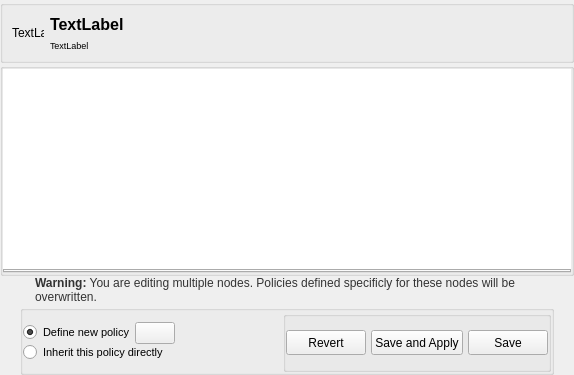
     <widget class="QFrame" name="framePolicy">
      <property name="sizePolicy">
       <sizepolicy hsizetype="Preferred" vsizetype="Preferred">
        <horstretch>5</horstretch>
        <verstretch>0</verstretch>
       </sizepolicy>
      </property>
      <layout class="QGridLayout" name="gridLayout_3">
       <property name="margin">
        <number>0</number>
       </property>
       <property name="spacing">
        <number>0</number>
       </property>
       <item row="1" column="0">
        <widget class="QFrame" name="frameInheritance">
         <property name="frameShape">
          <enum>QFrame::NoFrame</enum>
         </property>
         <property name="frameShadow">
          <enum>QFrame::Plain</enum>
         </property>
         <property name="lineWidth">
          <number>0</number>
         </property>
         <layout class="QGridLayout" name="gridLayout_6">
          <property name="margin">
           <number>0</number>
          </property>
          <property name="spacing">
           <number>0</number>
          </property>
          <item row="0" column="0">
           <widget class="QFrame" name="frameSingle">
            <property name="minimumSize">
             <size>
              <width>100</width>
              <height>0</height>
             </size>
            </property>
            <property name="frameShape">
             <enum>QFrame::NoFrame</enum>
            </property>
            <property name="frameShadow">
             <enum>QFrame::Raised</enum>
            </property>
            <layout class="QVBoxLayout" name="verticalLayout_3">
             <property name="spacing">
              <number>0</number>
             </property>
             <property name="margin">
              <number>0</number>
             </property>
             <item>
              <widget class="QGroupBox" name="groupNodeInfo">
               <property name="styleSheet">
                <string notr="true">#groupNodeInfo{
color:rgb(255,255,255);
/*qlineargradient(spread:pad, x1:0.5, y1:1, x2:0.5, y2:0, stop:0 rgba(183, 100, 124, 255), stop:0.0212465 rgba(91, 33, 50, 255), stop:0.521739 rgba(152, 86, 105, 255), stop:0.527174 rgba(155, 98, 115, 255), stop:0.983696 rgba(184, 141, 153, 255), stop:1 rgba(220, 173, 186, 255));*/


background: url(:/icons/internet256.png) no-repeat;

}</string>
               </property>
               <property name="title">
                <string/>
               </property>
               <property name="flat">
                <bool>true</bool>
               </property>
               <layout class="QHBoxLayout" name="horizontalLayout_5">
                <property name="bottomMargin">
                 <number>9</number>
                </property>
                <item>
                 <widget class="QLabel" name="pixmapNode">
                  <property name="minimumSize">
                   <size>
                    <width>32</width>
                    <height>32</height>
                   </size>
                  </property>
                  <property name="maximumSize">
                   <size>
                    <width>32</width>
                    <height>32</height>
                   </size>
                  </property>
                  <property name="text">
                   <string>TextLabel</string>
                  </property>
                  <property name="scaledContents">
                   <bool>true</bool>
                  </property>
                  <property name="indent">
                   <number>0</number>
                  </property>
                 </widget>
                </item>
                <item>
                 <layout class="QVBoxLayout" name="verticalLayout_2">
                  <item>
                   <widget class="QLabel" name="labelNode">
                    <property name="font">
                     <font>
                      <pointsize>12</pointsize>
                      <weight>75</weight>
                      <bold>true</bold>
                     </font>
                    </property>
                    <property name="text">
                     <string>TextLabel</string>
                    </property>
                   </widget>
                  </item>
                  <item>
                   <widget class="QLabel" name="labelNodeDesc">
                    <property name="font">
                     <font>
                      <pointsize>7</pointsize>
                      <weight>50</weight>
                      <bold>false</bold>
                     </font>
                    </property>
                    <property name="text">
                     <string>TextLabel</string>
                    </property>
                   </widget>
                  </item>
                 </layout>
                </item>
               </layout>
              </widget>
             </item>
            </layout>
           </widget>
          </item>
         </layout>
        </widget>
       </item>
       <item row="2" column="0">
        <widget class="QGroupBox" name="groupBox">
         <property name="title">
          <string/>
         </property>
         <property name="flat">
          <bool>true</bool>
         </property>
         <layout class="QGridLayout" name="gridLayout_15">
          <property name="margin">
           <number>0</number>
          </property>
          <property name="spacing">
           <number>0</number>
          </property>
          <item row="1" column="0">
           <widget class="QTabWidget" name="tabPolicy">
            <property name="currentIndex">
             <number>-1</number>
            </property>
            <property name="documentMode">
             <bool>false</bool>
            </property>
            <property name="movable">
             <bool>true</bool>
            </property>
           </widget>
          </item>
          <item row="0" column="0">
           <widget class="QTextBrowser" name="textLog">
            <property name="minimumSize">
             <size>
              <width>0</width>
              <height>200</height>
             </size>
            </property>
            <property name="font">
             <font>
              <pointsize>-1</pointsize>
              <underline>false</underline>
              <strikeout>false</strikeout>
             </font>
            </property>
            <property name="styleSheet">
             <string notr="true">#textLog {
        show-decoration-selected: 1; /* make the selection span the entire width of the view */
        color: #444444;
		border: 0px;
        font-size: 10px;
        text-decoration: none;
        background-color: qlineargradient(spread:pad, x1:0.5, y1:0, x2:0.516304,
            y2:0.653, stop:0 rgba(171, 171, 171, 255), stop:1 rgba(255, 255, 255, 220));
}</string>
            </property>
            <property name="frameShape">
             <enum>QFrame::NoFrame</enum>
            </property>
           </widget>
          </item>
         </layout>
        </widget>
       </item>
       <item row="4" column="0">
        <widget class="QFrame" name="frameButtons">
         <property name="minimumSize">
          <size>
           <width>0</width>
           <height>0</height>
          </size>
         </property>
         <property name="maximumSize">
          <size>
           <width>16777215</width>
           <height>70</height>
          </size>
         </property>
         <property name="frameShape">
          <enum>QFrame::NoFrame</enum>
         </property>
         <property name="frameShadow">
          <enum>QFrame::Raised</enum>
         </property>
         <layout class="QHBoxLayout" name="horizontalLayout">
          <property name="spacing">
           <number>0</number>
          </property>
          <property name="leftMargin">
           <number>20</number>
          </property>
          <property name="topMargin">
           <number>0</number>
          </property>
          <property name="rightMargin">
           <number>20</number>
          </property>
          <property name="bottomMargin">
           <number>0</number>
          </property>
          <item>
           <widget class="QGroupBox" name="framePolicyInherit">
            <property name="minimumSize">
             <size>
              <width>0</width>
              <height>70</height>
             </size>
            </property>
            <property name="maximumSize">
             <size>
              <width>16777215</width>
              <height>70</height>
             </size>
            </property>
            <property name="title">
             <string/>
            </property>
            <property name="flat">
             <bool>true</bool>
            </property>
            <layout class="QGridLayout" name="gridLayout_5">
             <property name="horizontalSpacing">
              <number>10</number>
             </property>
             <property name="verticalSpacing">
              <number>0</number>
             </property>
             <property name="margin">
              <number>0</number>
             </property>
             <item row="0" column="4" rowspan="4">
              <widget class="QGroupBox" name="groupBox_7">
               <property name="title">
                <string/>
               </property>
               <property name="flat">
                <bool>true</bool>
               </property>
               <layout class="QHBoxLayout" name="horizontalLayout_8">
                <property name="spacing">
                 <number>5</number>
                </property>
                <property name="leftMargin">
                 <number>0</number>
                </property>
                <property name="topMargin">
                 <number>5</number>
                </property>
                <property name="rightMargin">
                 <number>0</number>
                </property>
                <property name="bottomMargin">
                 <number>5</number>
                </property>
                <item>
                 <spacer name="horizontalSpacer">
                  <property name="orientation">
                   <enum>Qt::Horizontal</enum>
                  </property>
                  <property name="sizeHint" stdset="0">
                   <size>
                    <width>0</width>
                    <height>0</height>
                   </size>
                  </property>
                 </spacer>
                </item>
                <item>
                 <widget class="QPushButton" name="pushReset">
                  <property name="minimumSize">
                   <size>
                    <width>0</width>
                    <height>25</height>
                   </size>
                  </property>
                  <property name="maximumSize">
                   <size>
                    <width>16777215</width>
                    <height>25</height>
                   </size>
                  </property>
                  <property name="text">
                   <string>Revert</string>
                  </property>
                  <property name="icon">
                   <iconset resource="data.qrc">
                    <normaloff>:/icons/reset32.png</normaloff>:/icons/reset32.png</iconset>
                  </property>
                 </widget>
                </item>
                <item>
                 <widget class="QPushButton" name="pushApply">
                  <property name="minimumSize">
                   <size>
                    <width>0</width>
                    <height>25</height>
                   </size>
                  </property>
                  <property name="maximumSize">
                   <size>
                    <width>16777215</width>
                    <height>25</height>
                   </size>
                  </property>
                  <property name="text">
                   <string>Save and Apply</string>
                  </property>
                  <property name="icon">
                   <iconset resource="data.qrc">
                    <normaloff>:/icons/apply32.png</normaloff>:/icons/apply32.png</iconset>
                  </property>
                 </widget>
                </item>
                <item>
                 <widget class="QPushButton" name="pushSave">
                  <property name="minimumSize">
                   <size>
                    <width>0</width>
                    <height>25</height>
                   </size>
                  </property>
                  <property name="maximumSize">
                   <size>
                    <width>16777215</width>
                    <height>25</height>
                   </size>
                  </property>
                  <property name="text">
                   <string>Save</string>
                  </property>
                  <property name="icon">
                   <iconset resource="data.qrc">
                    <normaloff>:/icons/apply32.png</normaloff>:/icons/apply32.png</iconset>
                  </property>
                 </widget>
                </item>
               </layout>
              </widget>
             </item>
             <item row="2" column="0">
              <widget class="QRadioButton" name="radioPolicyInherit">
               <property name="sizePolicy">
                <sizepolicy hsizetype="Expanding" vsizetype="Fixed">
                 <horstretch>0</horstretch>
                 <verstretch>0</verstretch>
                </sizepolicy>
               </property>
               <property name="minimumSize">
                <size>
                 <width>250</width>
                 <height>17</height>
                </size>
               </property>
               <property name="maximumSize">
                <size>
                 <width>16777215</width>
                 <height>17</height>
                </size>
               </property>
               <property name="font">
                <font>
                 <pointsize>8</pointsize>
                </font>
               </property>
               <property name="text">
                <string>Inherit this policy directly</string>
               </property>
               <property name="icon">
                <iconset resource="data.qrc">
                 <normaloff>:/icons/screens48.png</normaloff>:/icons/screens48.png</iconset>
               </property>
               <property name="checked">
                <bool>false</bool>
               </property>
              </widget>
             </item>
             <item row="1" column="0">
              <layout class="QHBoxLayout" name="horizontalLayout_2">
               <property name="bottomMargin">
                <number>0</number>
               </property>
               <item>
                <widget class="QRadioButton" name="radioPolicyNoInherit">
                 <property name="sizePolicy">
                  <sizepolicy hsizetype="Fixed" vsizetype="Fixed">
                   <horstretch>0</horstretch>
                   <verstretch>0</verstretch>
                  </sizepolicy>
                 </property>
                 <property name="minimumSize">
                  <size>
                   <width>0</width>
                   <height>17</height>
                  </size>
                 </property>
                 <property name="maximumSize">
                  <size>
                   <width>16777215</width>
                   <height>17</height>
                  </size>
                 </property>
                 <property name="font">
                  <font>
                   <pointsize>8</pointsize>
                  </font>
                 </property>
                 <property name="text">
                  <string>Define new policy</string>
                 </property>
                 <property name="icon">
                  <iconset resource="data.qrc">
                   <normaloff>:/icons/new32.png</normaloff>:/icons/new32.png</iconset>
                 </property>
                 <property name="checked">
                  <bool>true</bool>
                 </property>
                </widget>
               </item>
               <item>
                <widget class="QPushButton" name="pushCopyPolicy">
                 <property name="toolTip">
                  <string>Inherit policies from parent</string>
                 </property>
                 <property name="text">
                  <string/>
                 </property>
                 <property name="icon">
                  <iconset resource="data.qrc">
                   <normaloff>:/icons/favorites.png</normaloff>:/icons/favorites.png</iconset>
                 </property>
                </widget>
               </item>
               <item>
                <spacer name="horizontalSpacer_2">
                 <property name="orientation">
                  <enum>Qt::Horizontal</enum>
                 </property>
                 <property name="sizeHint" stdset="0">
                  <size>
                   <width>40</width>
                   <height>20</height>
                  </size>
                 </property>
                </spacer>
               </item>
              </layout>
             </item>
            </layout>
           </widget>
          </item>
         </layout>
        </widget>
       </item>
       <item row="3" column="0">
        <widget class="QFrame" name="frameMulti">
         <property name="minimumSize">
          <size>
           <width>0</width>
           <height>29</height>
          </size>
         </property>
         <property name="maximumSize">
          <size>
           <width>16777215</width>
           <height>35</height>
          </size>
         </property>
         <property name="styleSheet">
          <string notr="true"/>
         </property>
         <property name="frameShape">
          <enum>QFrame::NoFrame</enum>
         </property>
         <property name="frameShadow">
          <enum>QFrame::Raised</enum>
         </property>
         <layout class="QHBoxLayout" name="horizontalLayout_10">
          <property name="spacing">
           <number>0</number>
          </property>
          <property name="leftMargin">
           <number>10</number>
          </property>
          <property name="topMargin">
           <number>0</number>
          </property>
          <property name="rightMargin">
           <number>10</number>
          </property>
          <property name="bottomMargin">
           <number>0</number>
          </property>
          <item>
           <widget class="QLabel" name="label_10">
            <property name="minimumSize">
             <size>
              <width>25</width>
              <height>25</height>
             </size>
            </property>
            <property name="maximumSize">
             <size>
              <width>25</width>
              <height>25</height>
             </size>
            </property>
            <property name="text">
             <string/>
            </property>
            <property name="pixmap">
             <pixmap resource="data.qrc">:/icons/dialog-warning.png</pixmap>
            </property>
            <property name="scaledContents">
             <bool>false</bool>
            </property>
            <property name="indent">
             <number>0</number>
            </property>
           </widget>
          </item>
          <item>
           <widget class="QLabel" name="labelMultiple_3">
            <property name="styleSheet">
             <string notr="true">color:#333333</string>
            </property>
            <property name="text">
             <string>&lt;!DOCTYPE HTML PUBLIC &quot;-//W3C//DTD HTML 4.0//EN&quot; &quot;http://www.w3.org/TR/REC-html40/strict.dtd&quot;&gt;
&lt;html&gt;&lt;head&gt;&lt;meta name=&quot;qrichtext&quot; content=&quot;1&quot; /&gt;&lt;style type=&quot;text/css&quot;&gt;
p, li { white-space: pre-wrap; }
&lt;/style&gt;&lt;/head&gt;&lt;body style=&quot; font-family:'Droid Sans'; font-size:9pt; font-weight:400; font-style:normal;&quot;&gt;
&lt;p style=&quot; margin-top:0px; margin-bottom:0px; margin-left:0px; margin-right:0px; -qt-block-indent:0; text-indent:0px;&quot;&gt;&lt;span style=&quot; font-weight:600;&quot;&gt;Warning:&lt;/span&gt; You are editing multiple nodes. Policies defined specificly for these nodes will be overwritten.&lt;/p&gt;&lt;/body&gt;&lt;/html&gt;</string>
            </property>
            <property name="wordWrap">
             <bool>true</bool>
            </property>
           </widget>
          </item>
         </layout>
        </widget>
       </item>
      </layout>
     </widget>
